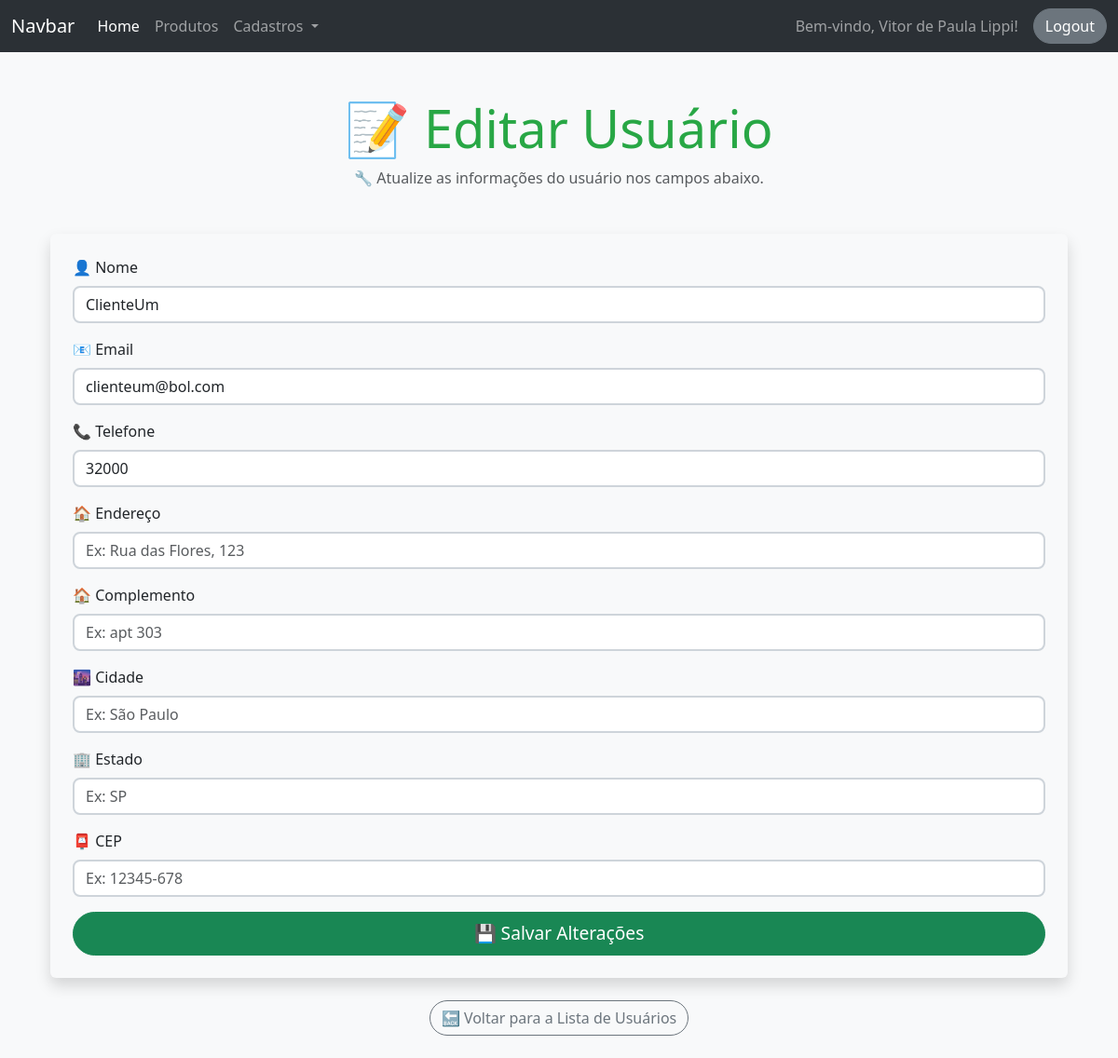
/alterar_cliente/1 (signed in), run on an earlier commit of the app's database.
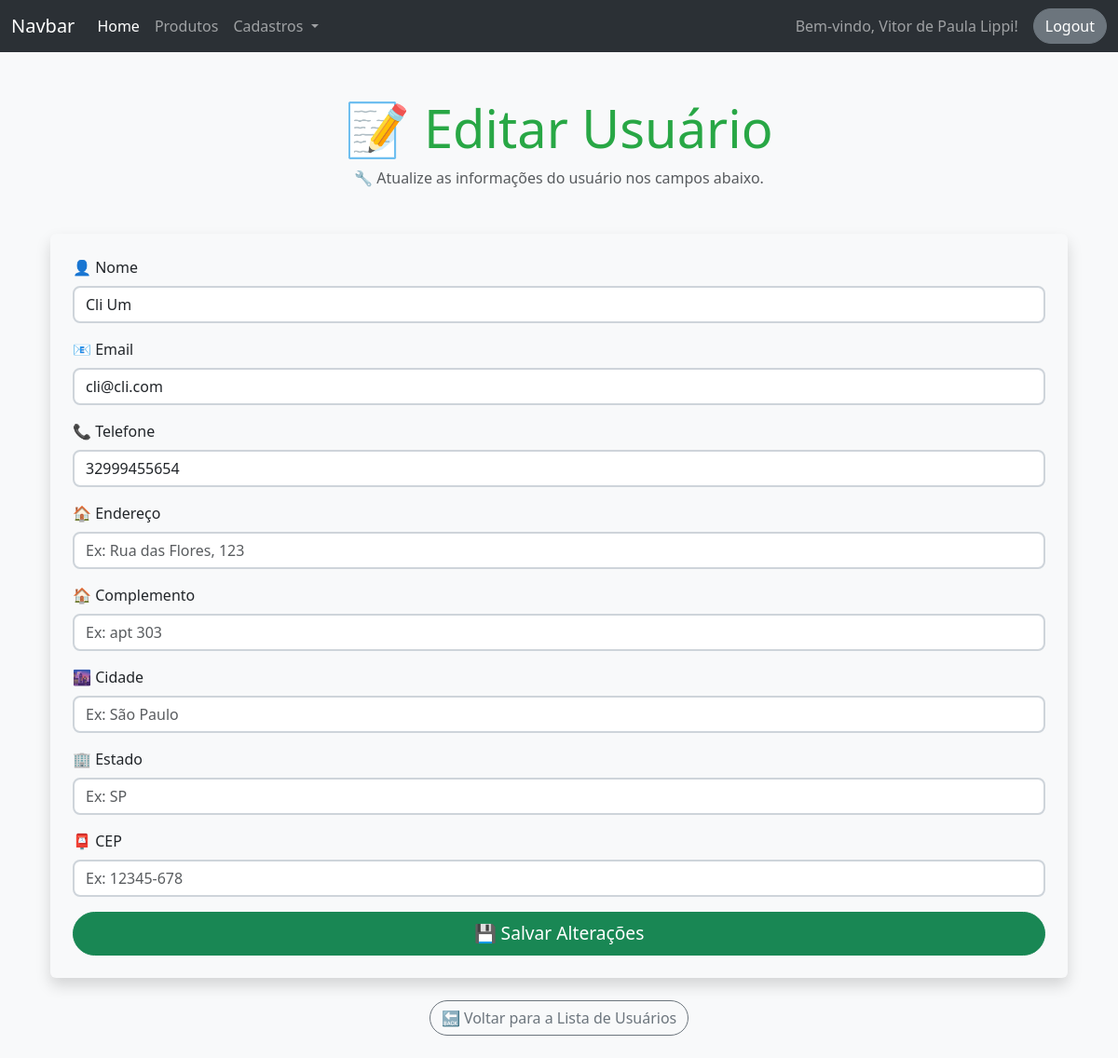
And on a later commit of the database.
### projeto/models.py (models this page shows)
class Usuario(db.Model, UserMixin):
    id = db.Column(db.Integer, primary_key=True)
    nome = db.Column(db.String(100), nullable=False)
    email = db.Column(db.String(150), unique=True, nullable=False)
    senha = db.Column(db.String(200), nullable=False)
    papel = db.Column(db.String(50), default='funcionário')

class Cliente(db.Model):
    id = db.Column(db.Integer, primary_key=True)
    nome = db.Column(db.String(100), nullable=False)
    email = db.Column(db.String(150), unique=True, default="Sem email")
    telefone = db.Column(db.String(20), nullable=False)
    enderecos = db.relationship('Endereco', backref='cliente', lazy=True)

### projeto/routes.py (the view)
@app.route('/alterar_cliente/<int:id>', methods=['GET'])
@login_required
@admin_required
def alterar_cliente_id(id):
    cliente = Cliente.query.get(id)
    return render_template('clientes/alterar_cliente_id.html', cliente=cliente)

### projeto/__init__.py (called while the page is built)
@login_manager.user_loader
def load_user(user_id):
    return Usuario.query.get(int(user_id))

### projeto/routes.py (called while the page is built)
def admin_required(f):
    @wraps(f)
    def decorated_function(*args, **kwargs):
        if not current_user.is_authenticated or current_user.papel != 'admin':
            abort(403)
        return f(*args, **kwargs)
    return decorated_function

### projeto/templates/clientes/alterar_cliente_id.html (shortened to what this page needs)
{% extends 'base.html' %}
{% block content %}
<div class="container mt-5">
    <div class="text-center mb-5">
        <h1 class="display-4 text-success">📝 Editar Usuário</h1>
        <p class="text-muted">🔧 Atualize as informações do usuário nos campos abaixo.</p>
    </div>
    <form method="POST" action="{{ url_for('atualizar_cliente', id=cliente.id) }}" class="p-4 shadow rounded bg-light">
        <div class="mb-3">
            <label for="inputNome" class="form-label">👤 Nome</label>
            <input type="text" class="form-control" id="inputNome" name="nome" value="{{ cliente.nome }}" placeholder="Ex: João da Silva" required>
        </div>
        <div class="mb-3">
            <label for="inputEmail" class="form-label">📧 Email</label>
            <input type="email" class="form-control" id="inputEmail" name="email" value="{{ cliente.email }}" placeholder="Ex: joao@email.com" required>
        </div>
        <div class="mb-3">
            <label for="inputTelefone" class="form-label">📞 Telefone</label>
            <input type="text" class="form-control" id="inputTelefone" name="telefone" value="{{ cliente.telefone }}" placeholder="Ex: (11) 91234-5678" required>
        </div>
        <div class="mb-3">
            <label for="inputEndereco" class="form-label">🏠 Endereço</label>
            <input type="text" class="form-control" id="inputEndereco" name="endereco" value="{{ cliente.endereco }}" placeholder="Ex: Rua das Flores, 123">
        </div>
        <div class="mb-3">
            <label for="inputComplemento" class="form-label">🏠 Complemento</label>
            <input type="text" class="form-control" id="inputComplemento" name="complemento" value="{{ cliente.complemento }}" placeholder="Ex: apt 303">
        </div>
        <div class="mb-3">
            <label for="inputCidade" class="form-label">🌆 Cidade</label>
            <input type="text" class="form-control" id="inputCidade" name="cidade" value="{{ cliente.cidade }}" placeholder="Ex: São Paulo">
        </div>
        <div class="mb-3">
            <label for="inputEstado" class="form-label">🏢 Estado</label>
            <input type="text" class="form-control" id="inputEstado" name="estado" value="{{ cliente.estado }}" placeholder="Ex: SP">
        </div>
        <div class="mb-3">
            <label for="inputCep" class="form-label">📮 CEP</label>
            <input type="text" class="form-control" id="inputCep" name="cep" value="{{ cliente.cep }}" placeholder="Ex: 12345-678">
        </div>
        <button type="submit" class="btn btn-success w-100 btn-lg">
            💾 Salvar Alterações
        </button>
    </form>
    <div class="text-center mt-4">
        <a href="{{ url_for('buscar_cliente') }}" class="btn btn-outline-secondary">🔙 Voltar para a Lista de Usuários</a>
    </div>
</div>
{% endblock %}

### projeto/templates/base.html (shortened to what this page needs)
<!DOCTYPE html>
<html lang="en">
<head>
    <link href="https://cdn.jsdelivr.net/npm/bootstrap@5.3.3/dist/css/bootstrap.min.css" rel="stylesheet">
</head>
<body>
    {% include 'componentes/navbar.html' %}
    <div class="container my-4">
        {% block content %}{% endblock %}
    </div>
</body>
</html>

### projeto/templates/componentes/navbar.html (shortened to what this page needs)
<nav class="navbar navbar-expand-lg bg-body-tertiary" data-bs-theme="dark">
    <div class="container-fluid">
        <a class="navbar-brand" href="#">Navbar</a>
        <div class="collapse navbar-collapse" id="navbarSupportedContent">
            <ul class="navbar-nav me-auto mb-2 mb-lg-0">
                <li class="nav-item">
                    <a class="nav-link active" aria-current="page" href="{{ url_for('home') }}">Home</a>
                </li>
                <li class="nav-item">
                    <a class="nav-link" href="#">Produtos</a>
                </li>
                <li class="nav-item dropdown">
                    <a class="nav-link dropdown-toggle" href="#" role="button" data-bs-toggle="dropdown" aria-expanded="false">
                        Cadastros
                    </a>
                </li>
            </ul>
            <div class="d-flex align-items-center">
                {% if current_user.is_authenticated %}
                    <span class="navbar-text me-3">Bem-vindo, {{ current_user.nome }}!</span>
                    <a href="{{ url_for('logout') }}" class="btn btn-secondary">Logout</a>
                {% else %}
                    <a href="{{ url_for('fazer_login') }}" class="btn btn-primary">Login</a>
                {% endif %}
            </div>
        </div>
    </div>
</nav>

### projeto/templates/clientes/alterar_cliente_id.html (style rules this page uses)
body { background-color: #f8f9fa; }
.form-control { border: 2px solid #ced4da; border-radius: 8px; }
.btn { border-radius: 30px; }
.btn-lg { font-size: 1.2rem; }
.shadow { box-shadow: 0 4px 6px rgba(0, 0, 0, 0.1); }
.text-success { color: #28a745 !important; }

What changed in the data, as far as the page shows it:
changed Cliente: nome "ClienteUm" → "Cli Um"; email "clienteum@bol.com" → "cli@cli.com"; telefone "32000" → "32999455654"
